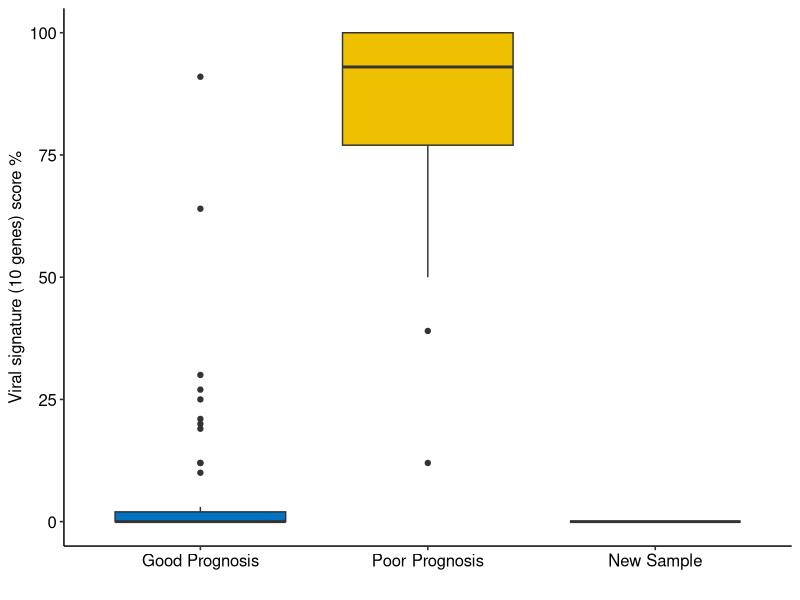

Recreate this plot in R.
#Script to generate viral signature score from a new sample

library(tidyverse)
library(viridis)
library("ggsci")
library(here)
library(pROC)
library(ggbeeswarm)
library(ggpubr)
#Annotate data with cmvdrg (online or package)


#read data from paper 
#the data contains n of non-synonymous variants (minority) for each gene
DataPaper <-  read_csv(here("data","DataPaper_forModel_Clinical.csv"))
#select variables needed - 10 genes viral signature
listgenestotest <- c("sample_id","Patient_ID","outcome","UL97","UL74","UL7","UL11","UL20","UL75","UL54","UL121","UL8","UL37")
DataPaper_model <- DataPaper %>% select(listgenestotest)

#testing presence/absence of MV in the 10 genes - recode it variables
#(probably not needed)

#little function to transform n of variants into presence/absence 
update_columns <- function(data, columns) {
  for (col in columns) {
    data[[col]] <- ifelse(data[[col]] > 0, 1, 0)
  }
  return(data)
}

columns_to_update <- c("UL74", "UL75", "UL7", "UL121", "UL11", "UL20", "UL97", "UL54", "UL8", "UL37")
DataPaper_model <- update_columns(DataPaper_model, columns_to_update)
#recode outcome variable
DataPaper_model$status <- ifelse(DataPaper_model$outcome=="poor",1,0)
DataPaper_model$status <- as.factor(DataPaper_model$status)

#run model from the paper 
modsimple <- glm(status~UL97+UL74+UL7+UL8+UL37+UL11+UL20+UL75+UL121+UL54,DataPaper_model,family=binomial())
summary(modsimple)
#run model from the paper with only UL97 and UL54 
moddef <- glm(status~UL97+UL54,DataPaper_model,family=binomial())
summary(moddef)

#Calculate prob
prob=predict.glm(modsimple,type=c("response"))
DataPaper_model$prob=prob
#Calculate percentages
DataPaper_model$perc <- round(DataPaper_model$prob*100)

#plot % 
#ggplot(DataPaper_model,aes(status, perc,colour=status)) + geom_quasirandom() +
  #theme_pubr()

#New sample 
#Annotate new sample with cmvdrg online - see data_example for expected format
newsample <- read_csv(here("data_example","example_newsample.csv"))
newsample$Freq <- parse_number(newsample$freq) #parse freq as numbers

#Filter minority variants - the example was mapped to Merlin reference sequence so we are taking everything that is between 2% and 98%. 
#filtering also for non-synonymous and at least 5 reads supporting the variant
newsample_clean <- newsample %>% 
  filter(Freq > 2) %>% 
  filter(Freq < 98) %>% 
  filter(var_count > 4) %>%  
  filter(consequence=="nonsynonymous") %>% 
  select(change,var_count,Freq,consequence) %>% distinct()

newsample_clean$GENEID <- str_split_fixed(newsample_clean$change,"_",n=2)[,1]
genes <- c("UL97","UL74","UL7","UL11","UL20","UL75","UL54","UL121","UL8","UL37")
#select the 10 genes
newsample_clean_g <- newsample_clean[newsample_clean$GENEID %in% genes,]
newsample_clean_g$GENEID <- factor(newsample_clean_g$GENEID, levels= genes)
#count n of variants
newsample_count <- newsample_clean_g %>% group_by(GENEID,.drop=FALSE) %>%
  tally() %>%
  complete(GENEID)

#format wider and recode presence/absence
newsample_count_wider <- newsample_count %>% pivot_wider(names_from = GENEID, values_from = n)
newsample_count_wider <- update_columns(newsample_count_wider, columns_to_update)

#Calculate score for new sample using model created in the paper
pred.fit <-predict.glm(modsimple,newdata = newsample_count_wider ,type=c("response"),se.fit = TRUE)
newdata <- data_frame(sample_id="New_sample",Patient_ID="New_sample",outcome="New_sample",perc=pred.fit$fit*100,newsample_count_wider)
print(paste("The patient's score (HCMV viral signature) is ",newdata$perc))

#Make a plot
allData <- full_join(newdata,DataPaper_model)
allData$outcome <- factor(allData$outcome, levels = c("good","poor","New_sample"))
ggplot(allData,aes(outcome, perc,fill=outcome)) + 
  #geom_quasirandom() +
  geom_boxplot() +
  theme_pubr() +
  xlab("") +
  ylab("Viral signature (10 genes) score %") +
  theme(legend.position = "None") +
  scale_fill_jco() +
  scale_x_discrete(labels = c('Good Prognosis','Poor Prognosis','New Sample'))

